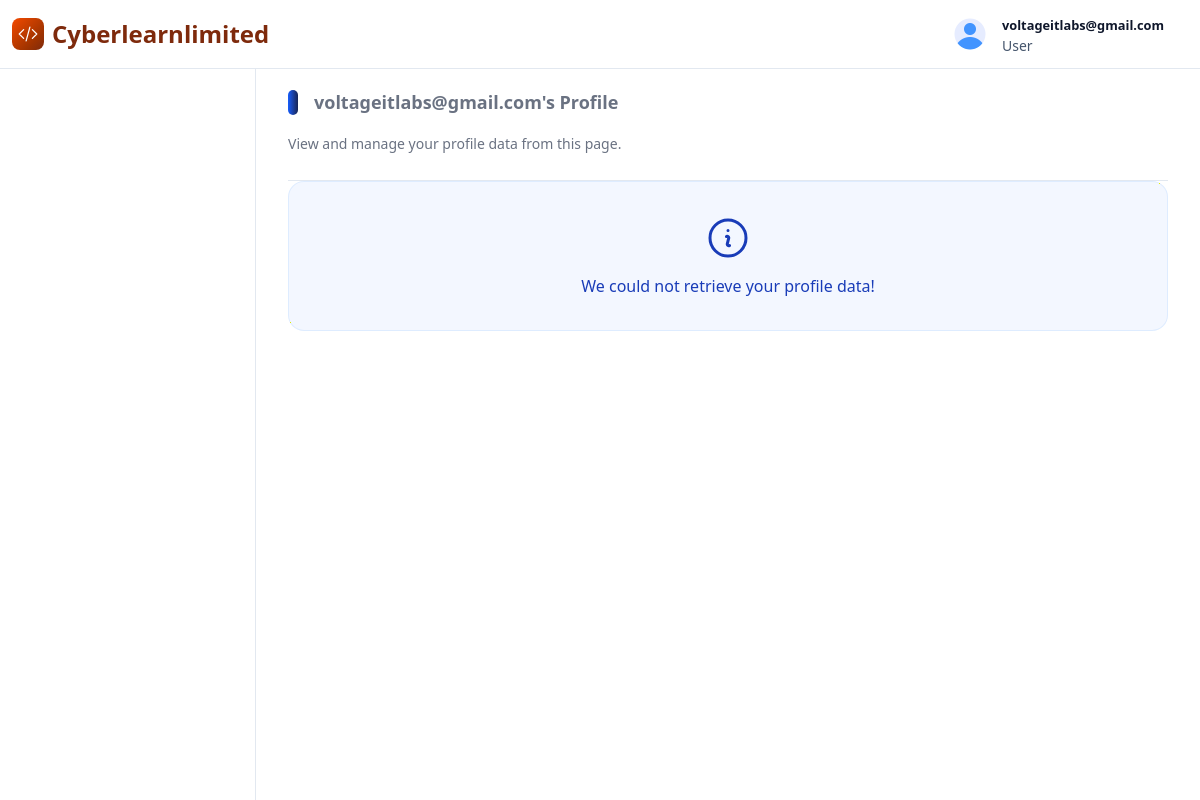
The app's page /profile/ (signed in) with its own data.
### accounts/models.py (models this page shows, shortened)
class CustomUser(AbstractUser):
    is_interpreter = models.BooleanField(default=False)
    is_moderator = models.BooleanField(default=False)
    is_client = models.BooleanField(default=False)
    is_active = models.BooleanField(default=True)

### main/views.py (the view)
# urls.py: path('profile/', views.profile, name='profile'),
@login_required(login_url='account_login')
def profile(request):
    user = request.user
    profile = None
    profile_type = None
    try:
        if user.is_interpreter:
            profile = TranslatorProfile.objects.get(user=user)
            profile_type = 'translator'
        elif user.is_client:
            profile = ClientProfile.objects.get(user=user)
            profile_type = 'client'
        elif user.is_moderator:
            profile = ModeratorProfile.objects.get(user=user)
            profile_type = 'moderator'
    except (TranslatorProfile.DoesNotExist, ClientProfile.DoesNotExist, ModeratorProfile.DoesNotExist):
        profile = None
    context = {
        'user': user,
        'profile': profile,
        'profile_type': profile_type,
    }
    return render(request, 'main/profile.html', context)

### templates/main/profile.html (shortened to what this page needs)
{% extends 'main/loginbase.html' %}
{% load static %}
{% block content %}
<div class="text-base text-gray-500 border-b border-slate-200">
    <div class="flex flex-col gap-4 mb-6">
        <div class="flex flex-row gap-4 items-center">
            <div class="bg-gradient-to-r from-blue-600 to-blue-950 w-[10px] h-[25px] rounded-lg"></div>
            <h1 class="font-bold text-lg">{{ user.username }}'s Profile</h1>
        </div>
        <p class="text-sm leading-6">
            View and manage your profile data from this page.
        </p>
    </div>
</div>
{% if profile %}
<div class="flex flex-col md:flex-row gap-4 py-6">
    <div class="bg-white p-4 rounded-lg border border-slate-200 shadow-md" style="height: 300px; max-width: 400px;">
        <div class="flex flex-row gap-4">
            {% if profile.profile_image %}
            <img class="w-10 h-10 rounded-full object-contain border-transparent border" src="{{ profile.profile_image.url }}" alt="Profile Picture">
            {% else %}
            <img class="w-10 h-10 object-contain rounded-full border-transparent border" src="{% static 'images/default_user_profile.png' %}" alt="user photo">
            {% endif %}
            <div>
                <p class="text-primary">{{ profile.firstname }} {{ profile.lastname }}</p>
                <small class="text-gray-500">{{ user.email }}</small>
            </div>
        </div>
        <div class="flex flex-col gap-3 border-t border-slate-200 mt-3 pt-4">
            <div>
                <h1 class="text-green-600">{{ profile.phone_number|default:"Not provided" }}</h1>
                <p class="text-gray-500">Phone</p>
            </div>
            <div>
                <h1 class="text-purple-600">{{ user.date_joined|date:"F d, Y" }}</h1>
                <p class="text-gray-500">Date joined</p>
            </div>
            <div>
                <h1 class="text-red-600">{{ user.last_login|date:"F d, Y H:i"|default:"Never" }}</h1>
                <p class="text-gray-500">Last login</p>
            </div>
        </div>
    </div>
    <div class="flex-col bg-white p-4 rounded-lg border border-slate-200 shadow-md w-full max-w-6xl">
        <div class="bg-white">
            <h1 class="text-slate-600 font-barlow text-2xl mb-4">General information.</h1>
            <div class="flex flex-col md:flex-row gap-6 border-t border-slate-200 py-3">
                <div class="w-full">
                    <p class="text-gray-600 mb-2 font-barlow">Username</p>
                    <p class="border border-slate-300 rounded-[5px] p-2 text-slate-600">{{ user.username }}</p>
                </div>
                <div class="w-full">
                    <p class="text-gray-600 mb-2 font-barlow">Email</p>
                    <p class="border border-slate-300 rounded-[5px] p-2 text-slate-600">{{ user.email }}</p>
                </div>
            </div>
            <div class="flex flex-col md:flex-row gap-6 mt-4">
                <div class="w-full">
                    <p class="text-gray-600 mb-2 font-barlow">First name</p>
                    {% if profile.firstname %}
                    <p class="border border-slate-300 rounded-[5px] p-2 text-slate-600">{{ profile.firstname }}</p>
                    {% else %}
                    <p class="border border-slate-300 rounded-[5px] p-2 text-red-400">None</p>
                    {% endif %}
                </div>
                <div class="w-full">
                    <p class="text-gray-600 mb-2 font-barlow">Last name</p>
                    {% if profile.lastname %}
                    <p class="border border-slate-300 rounded-[5px] p-2 text-slate-600">{{ profile.lastname }}</p>
                    {% else %}
                    <p class="border border-slate-300 rounded-[5px] p-2 text-red-400">None</p>
                    {% endif %}
                </div>
            </div>
        </div>
    </div>
</div>
{% else %}
    <p class="bg-blue-600/5 rounded-2xl border border-blue-200/40 text-blue-800 p-8 text-center gap-3 items-center flex flex-col">
        <span>We could not retrieve your profile data!</span>
    </p>
{% endif %}
{% endblock content %}

### templates/main/loginbase.html (shortened to what this page needs)
<!DOCTYPE html>
<html lang="en">
    {% load static tailwind_tags %}
    {% load static %}
<head>
    {% tailwind_css %}
    <link href="https://cdn.jsdelivr.net/npm/remixicon@3.5.0/fonts/remixicon.css" rel="stylesheet">
</head>
{% if user.is_authenticated %}
    <body>
        <nav class="fixed top-0 z-50 w-full bg-white border-b border-slate-200">
            <div class="px-3 py-3 lg:px-5 lg:pl-3">
                <div class="flex items-center justify-between">
                <div class="flex items-center justify-start rtl:justify-end">
                    <a href="{% url 'home' %}" class="inline-flex gap-2 items-center">
                        <div class="w-8 h-8 bg-gradient-to-br from-orange-600 to-orange-900 rounded-lg flex items-center justify-center">
                            <svg xmlns="http://www.w3.org/2000/svg" fill="none" viewBox="0 0 24 24" stroke-width="1.5" stroke="currentColor" class="w-5 h-5 text-white">
                                <path stroke-linecap="round" stroke-linejoin="round" d="M17.25 6.75 22.5 12l-5.25 5.25m-10.5 0L1.5 12l5.25-5.25m7.5-3-4.5 16.5" />
                            </svg>
                        </div>
                        <span class="text-2xl font-bold text-orange-900">Cyberlearnlimited</span>
                    </a>
                </div>
                <div class="flex items-center">
                    <div class="flex items-center ms-3 relative">
                        <div>
                            <button type="button" id="user-menu-button" class="flex flex-row items-center hover:cursor-pointer text-sm rounded-full" aria-expanded="false">
                                <div>
                                    {% if request.user.translatorprofile.profile_image or request.user.clientprofile.profile_image or request.user.moderatorprofile.profile_image %}
                                        <img class="h-12 w-12 rounded-full object-cover border-2 border-slate-200"
                                                src="{% if user.translatorprofile.profile_image %}{{ user.translatorprofile.profile_image.url }}{% elif user.clientprofile.profile_image %}{{ user.clientprofile.profile_image.url }}{% else %}{{ user.moderatorprofile.profile_image.url }}{% endif %}"
                                                alt="Profile">
                                    {% else %}
                                        <img class="w-8 h-8 rounded-full" src="{% static 'images/default_user_profile.png' %}" alt="default user photo">
                                    {% endif %}
                                </div>
                                <div class="px-4 text-left" role="none">
                                    <p class="text-base text-slate-900 font-bold" role="none">
                                        <small>{{ request.user.username }}</small>
                                    </p>
                                    {% if request.user.is_interpreter %}
                                        <p class="text-sm font-medium text-green-600 truncate" role="none">
                                            Translator
                                        </p>
                                    {% elif request.user.is_client %}
                                        <p class="text-sm font-medium text-green-600 truncate" role="none">
                                            Client
                                        </p>
                                    {% elif request.user.is_moderator %}
                                        <p class="text-sm font-medium text-red-600 truncate" role="none">
                                            Administrator
                                        </p>
                                    {% else %}
                                        <p class="text-sm font-medium text-slate-600 truncate" role="none">
                                            User
                                        </p>
                                    {% endif %}
                                </div>
                            </button>
                        </div>
                    </div>
                    </div>
                </div>
            </div>
        </nav>
        <aside id="logo-sidebar" class="fixed top-0 left-0 z-40 w-64 h-screen pt-20 transition-transform -translate-x-full bg-white border-r border-slate-200 sm:translate-x-0" aria-label="Sidebar">
            <div class="h-full px-3 pb-4 overflow-y-auto bg-white">
            </div>
        </aside>
        <div class="p-4 sm:ml-64">
            <div class="p-4  mt-14">
                    {% block content %}{% endblock content %}
            </div>
        </div>
    </body>
{% endif %}
</html>

### records on screen
CustomUser: user.username "voltageitlabs@gmail.com", username "voltageitlabs@gmail.com"
